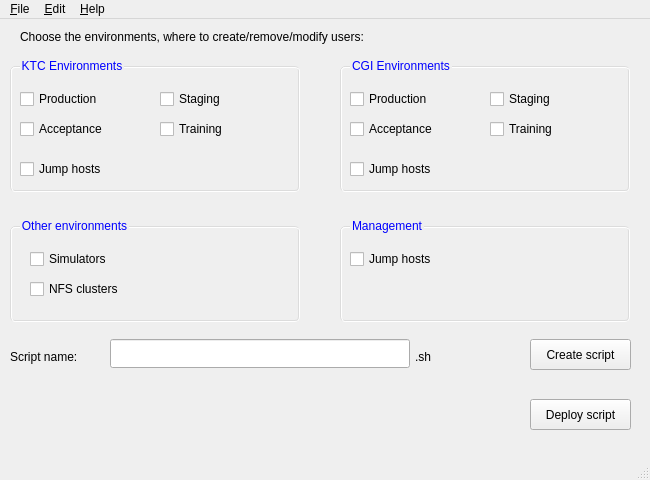
<?xml version="1.0" encoding="UTF-8"?>
<ui version="4.0">
 <class>CharmUsers</class>
 <widget class="QMainWindow" name="CharmUsers">
  <property name="geometry">
   <rect>
    <x>0</x>
    <y>0</y>
    <width>650</width>
    <height>480</height>
   </rect>
  </property>
  <property name="windowTitle">
   <string>CHARM Users Manipulation</string>
  </property>
  <widget class="QWidget" name="centralwidget">
   <widget class="QGroupBox" name="gbKTC">
    <property name="geometry">
     <rect>
      <x>10</x>
      <y>40</y>
      <width>290</width>
      <height>140</height>
     </rect>
    </property>
    <property name="styleSheet">
     <string notr="true">QGroupBox { 
	font:10pt &quot;URW Gothic L&quot;;
	color: blue;
	border: 2px groove rgb(220,220,220); 
	border-radius: 5px; 
	margin-top: 7px; 
	margin-bottom: 7px; 
	padding: 0px
} 

QGroupBox::title {
	top:-7 ex;
	left: 10px; 
	subcontrol-origin: border
}</string>
    </property>
    <property name="title">
     <string>KTC Environments</string>
    </property>
    <widget class="QCheckBox" name="KTCProd">
     <property name="geometry">
      <rect>
       <x>10</x>
       <y>30</y>
       <width>101</width>
       <height>20</height>
      </rect>
     </property>
     <property name="text">
      <string>Production</string>
     </property>
    </widget>
    <widget class="QCheckBox" name="KTCAcceptance">
     <property name="geometry">
      <rect>
       <x>10</x>
       <y>60</y>
       <width>121</width>
       <height>20</height>
      </rect>
     </property>
     <property name="text">
      <string>Acceptance</string>
     </property>
    </widget>
    <widget class="QCheckBox" name="KTCTraining">
     <property name="geometry">
      <rect>
       <x>150</x>
       <y>60</y>
       <width>93</width>
       <height>20</height>
      </rect>
     </property>
     <property name="text">
      <string>Training</string>
     </property>
    </widget>
    <widget class="QCheckBox" name="KTCStaging">
     <property name="geometry">
      <rect>
       <x>150</x>
       <y>30</y>
       <width>121</width>
       <height>20</height>
      </rect>
     </property>
     <property name="text">
      <string>Staging</string>
     </property>
    </widget>
    <widget class="QCheckBox" name="KTCJump">
     <property name="geometry">
      <rect>
       <x>10</x>
       <y>100</y>
       <width>111</width>
       <height>20</height>
      </rect>
     </property>
     <property name="text">
      <string>Jump hosts</string>
     </property>
    </widget>
   </widget>
   <widget class="QLabel" name="lblEnvs01">
    <property name="geometry">
     <rect>
      <x>20</x>
      <y>10</y>
      <width>441</width>
      <height>16</height>
     </rect>
    </property>
    <property name="text">
     <string>Choose the environments, where to create/remove/modify users:</string>
    </property>
   </widget>
   <widget class="QGroupBox" name="gbCGI">
    <property name="geometry">
     <rect>
      <x>340</x>
      <y>40</y>
      <width>290</width>
      <height>140</height>
     </rect>
    </property>
    <property name="styleSheet">
     <string notr="true">QGroupBox { 
	font:10pt &quot;URW Gothic L&quot;;
	color: blue;
	border: 2px groove rgb(220,220,220); 
	border-radius: 5px; 
	margin-top: 7px; 
	margin-bottom: 7px; 
	padding: 0px
} 

QGroupBox::title {
	top:-7 ex;
	left: 10px; 
	subcontrol-origin: border
}</string>
    </property>
    <property name="title">
     <string>CGI Environments</string>
    </property>
    <widget class="QCheckBox" name="CGIProd">
     <property name="geometry">
      <rect>
       <x>10</x>
       <y>30</y>
       <width>101</width>
       <height>20</height>
      </rect>
     </property>
     <property name="text">
      <string>Production</string>
     </property>
    </widget>
    <widget class="QCheckBox" name="CGIAcceptance">
     <property name="geometry">
      <rect>
       <x>10</x>
       <y>60</y>
       <width>121</width>
       <height>20</height>
      </rect>
     </property>
     <property name="text">
      <string>Acceptance</string>
     </property>
    </widget>
    <widget class="QCheckBox" name="CGITraining">
     <property name="geometry">
      <rect>
       <x>150</x>
       <y>60</y>
       <width>93</width>
       <height>20</height>
      </rect>
     </property>
     <property name="text">
      <string>Training</string>
     </property>
    </widget>
    <widget class="QCheckBox" name="CGIStaging">
     <property name="geometry">
      <rect>
       <x>150</x>
       <y>30</y>
       <width>121</width>
       <height>20</height>
      </rect>
     </property>
     <property name="text">
      <string>Staging</string>
     </property>
    </widget>
    <widget class="QCheckBox" name="CGIJump">
     <property name="geometry">
      <rect>
       <x>10</x>
       <y>100</y>
       <width>111</width>
       <height>20</height>
      </rect>
     </property>
     <property name="text">
      <string>Jump hosts</string>
     </property>
    </widget>
   </widget>
   <widget class="QGroupBox" name="gbOthers">
    <property name="geometry">
     <rect>
      <x>10</x>
      <y>200</y>
      <width>290</width>
      <height>110</height>
     </rect>
    </property>
    <property name="styleSheet">
     <string notr="true">QGroupBox { 
	font:10pt &quot;URW Gothic L&quot;;
	color: blue;
	border: 2px groove rgb(220,220,220); 
	border-radius: 5px; 
	margin-top: 7px; 
	margin-bottom: 7px; 
	padding: 0px
} 

QGroupBox::title {
	top:-7 ex;
	left: 10px; 
	subcontrol-origin: border
}</string>
    </property>
    <property name="title">
     <string>Other environments</string>
    </property>
    <widget class="QCheckBox" name="Sim">
     <property name="geometry">
      <rect>
       <x>20</x>
       <y>30</y>
       <width>121</width>
       <height>20</height>
      </rect>
     </property>
     <property name="text">
      <string>Simulators</string>
     </property>
    </widget>
    <widget class="QCheckBox" name="NFS">
     <property name="geometry">
      <rect>
       <x>20</x>
       <y>60</y>
       <width>121</width>
       <height>20</height>
      </rect>
     </property>
     <property name="text">
      <string>NFS clusters</string>
     </property>
    </widget>
   </widget>
   <widget class="QGroupBox" name="gbMGMT">
    <property name="geometry">
     <rect>
      <x>340</x>
      <y>200</y>
      <width>290</width>
      <height>110</height>
     </rect>
    </property>
    <property name="styleSheet">
     <string notr="true">QGroupBox { 
	font:10pt &quot;URW Gothic L&quot;;
	color: blue;
	border: 2px groove rgb(220,220,220); 
	border-radius: 5px; 
	margin-top: 7px; 
	margin-bottom: 7px; 
	padding: 0px
} 

QGroupBox::title {
	top:-7 ex;
	left: 10px; 
	subcontrol-origin: border
}</string>
    </property>
    <property name="title">
     <string>Management</string>
    </property>
    <widget class="QCheckBox" name="MGMTJump">
     <property name="geometry">
      <rect>
       <x>10</x>
       <y>30</y>
       <width>121</width>
       <height>20</height>
      </rect>
     </property>
     <property name="text">
      <string>Jump hosts</string>
     </property>
    </widget>
   </widget>
   <widget class="QPushButton" name="pbCrtScript">
    <property name="geometry">
     <rect>
      <x>530</x>
      <y>320</y>
      <width>101</width>
      <height>31</height>
     </rect>
    </property>
    <property name="text">
     <string>Create script</string>
    </property>
   </widget>
   <widget class="QPushButton" name="pbDeploy">
    <property name="geometry">
     <rect>
      <x>530</x>
      <y>380</y>
      <width>101</width>
      <height>31</height>
     </rect>
    </property>
    <property name="text">
     <string>Deploy script</string>
    </property>
   </widget>
   <widget class="QLabel" name="lblCrtScr">
    <property name="geometry">
     <rect>
      <x>10</x>
      <y>330</y>
      <width>91</width>
      <height>16</height>
     </rect>
    </property>
    <property name="text">
     <string>Script name: </string>
    </property>
   </widget>
   <widget class="QLineEdit" name="leScrName">
    <property name="geometry">
     <rect>
      <x>110</x>
      <y>320</y>
      <width>300</width>
      <height>29</height>
     </rect>
    </property>
   </widget>
   <widget class="QLabel" name="lblEnd">
    <property name="geometry">
     <rect>
      <x>415</x>
      <y>330</y>
      <width>64</width>
      <height>15</height>
     </rect>
    </property>
    <property name="text">
     <string>.sh</string>
    </property>
   </widget>
  </widget>
  <widget class="QMenuBar" name="menubar">
   <property name="geometry">
    <rect>
     <x>0</x>
     <y>0</y>
     <width>650</width>
     <height>27</height>
    </rect>
   </property>
   <widget class="QMenu" name="menu_File">
    <property name="title">
     <string>&amp;File</string>
    </property>
    <addaction name="actionE_xit"/>
   </widget>
   <widget class="QMenu" name="menu_File_2">
    <property name="title">
     <string>&amp;Edit</string>
    </property>
    <addaction name="action_Preferences"/>
   </widget>
   <widget class="QMenu" name="menu_Help">
    <property name="title">
     <string>&amp;Help</string>
    </property>
    <addaction name="action_About"/>
   </widget>
   <addaction name="menu_File"/>
   <addaction name="menu_File_2"/>
   <addaction name="menu_Help"/>
  </widget>
  <widget class="QStatusBar" name="statusbar"/>
  <action name="action_Preferences">
   <property name="text">
    <string>&amp;Preferences</string>
   </property>
  </action>
  <action name="action_About">
   <property name="text">
    <string>&amp;About</string>
   </property>
  </action>
  <action name="actionE_xit">
   <property name="text">
    <string>E&amp;xit</string>
   </property>
  </action>
 </widget>
 <resources/>
 <connections/>
</ui>
